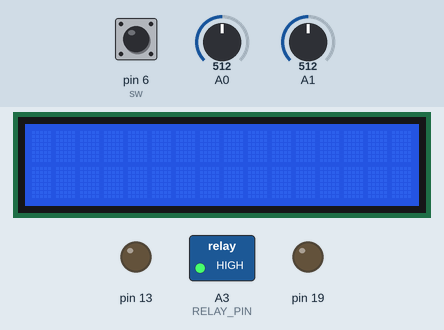
A sketch run on a simulated Arduino Uno, built with avr-gcc and run on an emulated ATmega328P. On the bench: 16×2 character LCD, switched loads named in the sketch (green lamp = pin HIGH), output pins drawn as LEDs (lit = HIGH). Inputs (shaded band) come from the test bench; at power-on: A0 = 512, A1 = 512, pin 6 (sw) HIGH.

Above: at 1.2 s.
1.3 s: A0 set to 38
2.8 s: A0 set to 32
At 3.5 s:
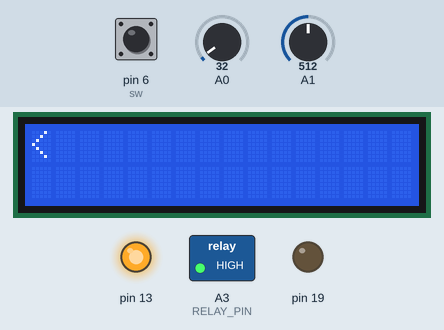
At 4.3 s:
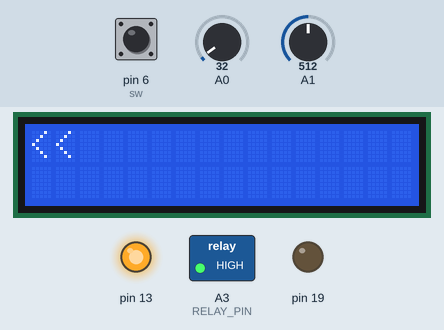
5.8 s: A0 set to 1023
At 8.7 s:
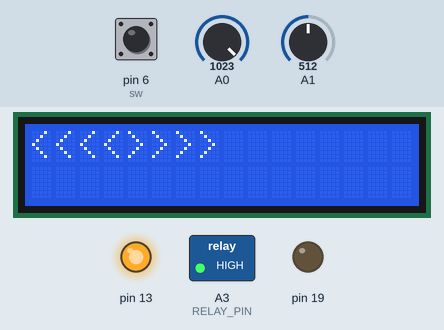
8.8 s: A0 set to 976
10.3 s: A0 set to 0
At 11.1 s:
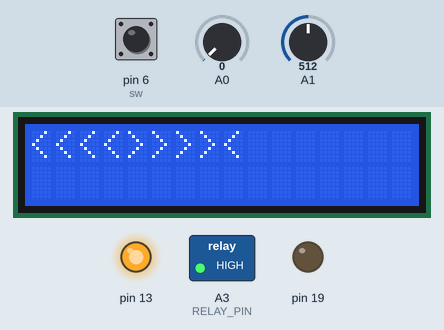
13.3 s: A1 set to 306
Timing chart, 0 to 16.3 s (numbered marks = the images above; inputs shaded):
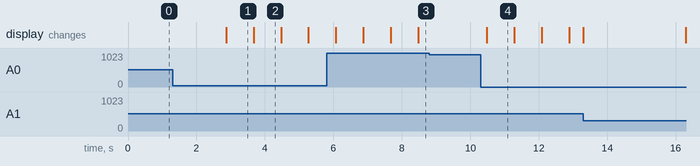

The sketch:

JoystickUnlockSolenoid.ino
```cpp
// (licence header left out)
 /*

 * Written for Robojax video on Jan 10, 2018
 * by Ahmad Shamshiri, in Ajax, Ontario, Canada
 * Copyright Robojax Inc.
 */

/*
 * This is a dual axis joystick skitch for Arduino.
 * The position of joystick is read and displayed on serial monitor
 */
#define sw 6
#define screenWidth 300
#define screenHeight 300

#include <LiquidCrystal_I2C.h> //LCD Screen
LiquidCrystal_I2C lcd(0x27,16,2);

const int RELAY_PIN = A3; //Solenoid Lock

char password[]= {'^', '^', 'v', 'v','^','^','v','^','v','^','v','v'};
char entered[12];
int pos = 0;

boolean passwordCheck(){
  for (int i = 0;  i < 12; i++){
    if( entered[i] != password[i] ){
      return false;
    }
  }
  return true;
}

void setup() {
  // initialize serial communication at 9600 bits per second:
  Serial.begin(9600);
  pinMode(sw,INPUT_PULLUP);// setting pin sw as input
  pinMode(13,OUTPUT);

  lcd.init();
  lcd.backlight();
  lcd.print("");

  pinMode(RELAY_PIN, OUTPUT);
  digitalWrite(RELAY_PIN,HIGH);
}

int isUp (int xP, int yP){
  return (yP>290 && xP>140 && xP<160)?1:0;
}

int isDown (int xP, int yP){
  return (yP<10 && xP>140 && xP<160)?1:0;
}

int isRight (int xP, int yP){
  return (xP>290 && yP>140 && yP<160)?1:0;
}

int isLeft (int xP, int yP){
  return (xP<10 && yP>140 && yP<160)?1:0;
}

void loop() {
  // Robojax Dual Axis joystick project
  int x = analogRead(A0);// read analog
  int y = analogRead(A1);
  int xPos = map(x, 0, 1023,0,screenWidth);
  int yPos = map(y, 0, 1023,0,screenHeight);
  int sStat = digitalRead(sw);//
  // Robojax project

//  if(isUp(xPos,yPos)==1 || isDown(xPos,yPos)==1 || isRight(xPos,yPos)==1 || isLeft(xPos,yPos)==1){
//    Serial.print("X: ");
//  Serial.print(xPos);

//  Serial.print(" Y: ");
//  Serial.println(yPos);// Robojax prints y
//   }

if (isUp(xPos,yPos)==1){lcd.print("^");entered[pos]='^';pos++; digitalWrite(13,HIGH); delay(400);}
else if (isDown(xPos,yPos)==1){lcd.print("v");entered[pos]='v';pos++; digitalWrite(13,HIGH); delay(400);}
else if (isRight(xPos,yPos)==1){lcd.print(">");entered[pos]='>';pos++; digitalWrite(13,HIGH); delay(400);}
else if (isLeft(xPos,yPos)==1){lcd.print("<");entered[pos]='<';pos++; digitalWrite(13,HIGH); delay(400);}
//else digitalWrite(13,LOW); //Serial.println("UNKNOWN");

if (pos==12){
    if( passwordCheck()){
      lcd.clear();
      lcd.print("BRAVO");
      digitalWrite(RELAY_PIN, LOW);  // Bounce out
      delay(2000);
      digitalWrite(RELAY_PIN, HIGH); // Lock in
    }
    else{
      lcd.clear();
      lcd.print("ERREUR");
      delay(3000);
    }
    lcd.clear();
    entered[12]={};
  }


//  if(sStat ==LOW){
//    Serial.println("Switch pressed");
//    //lcd.setCursor(0,0);
//    lcd.print ("Switch");
//    digitalWrite(13,HIGH);// Turn LED ON
//  }else{
//    digitalWrite(13,LOW);// Turn LED OFF
//  }
  delay(400);
}
```

Measured:
- the behaviour switches between 35 and 34 on A0 (found by bisection; images 0 and 1)
- after the input at 1.3 s, every drawn part: stays the same
- after the input at 2.8 s, pin 13: LOW → HIGH after 0.07 s; the display: changes after 0.07 s (image 1)
- after the input at 5.8 s, the display: first changes after 0.27 s (image 3 shows a later state)
- after the input at 8.8 s, every drawn part: stays the same
- after the input at 10.3 s, the display: changes after 0.18 s (image 4)
- what the display in image 1 shows lasts 0.8 s, from 2.9 s to 3.7 s
